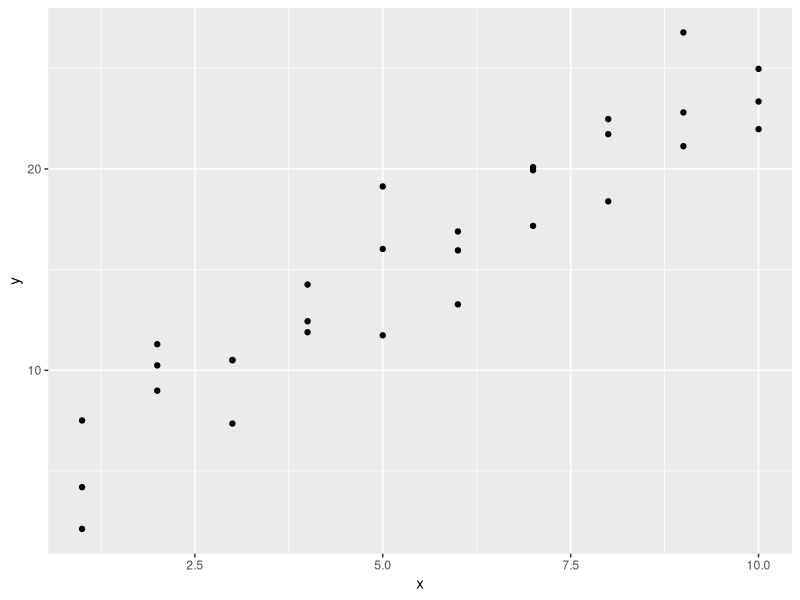
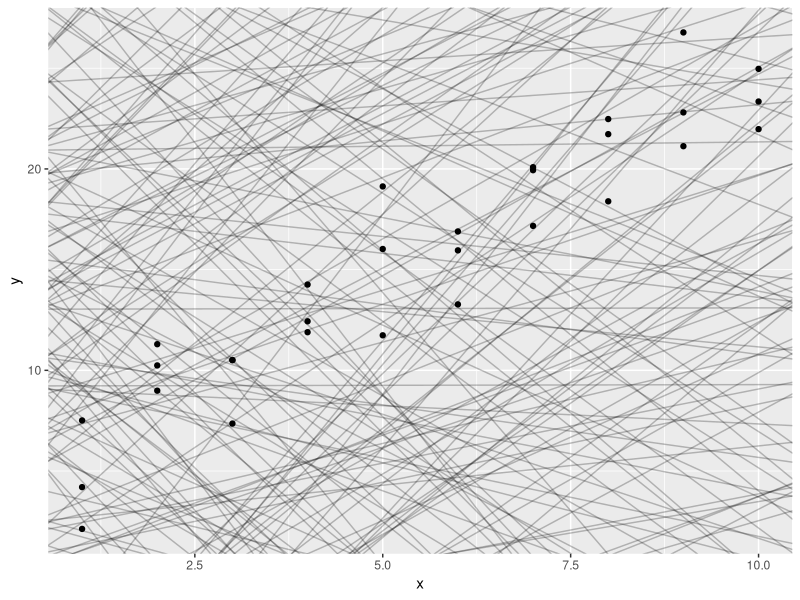
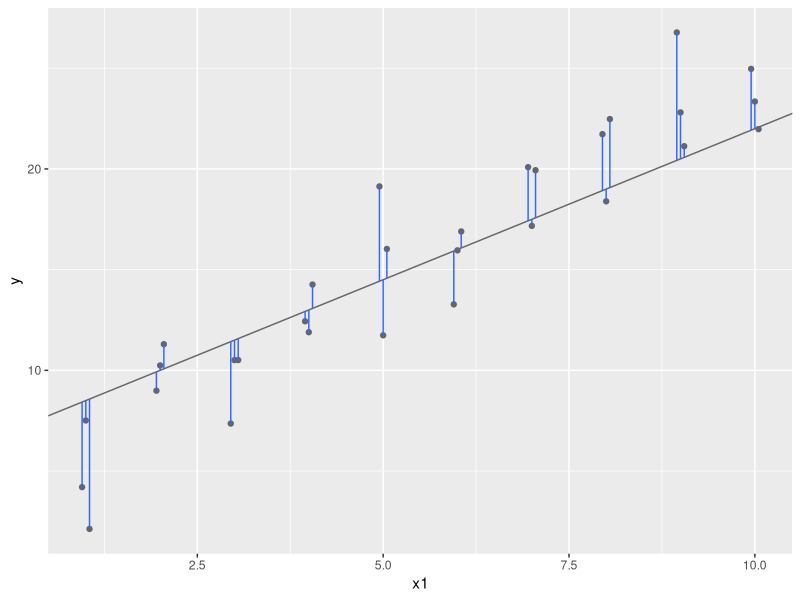
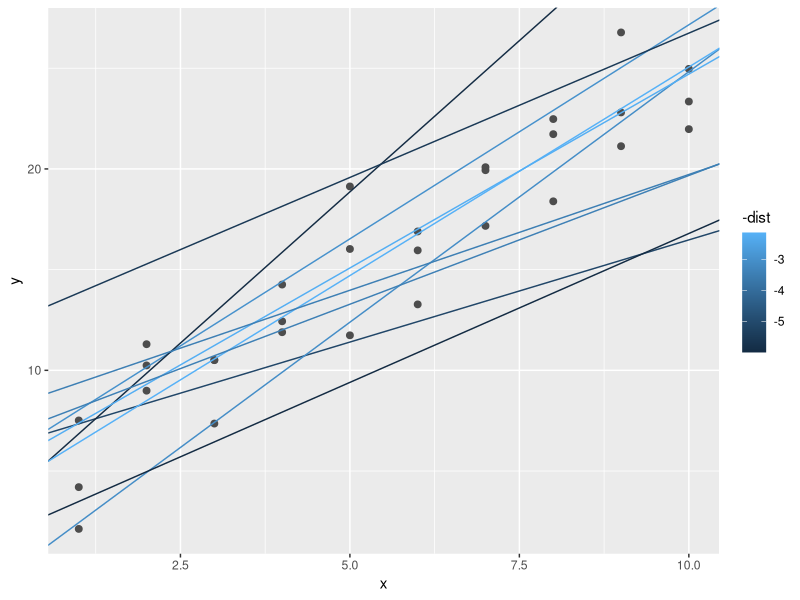
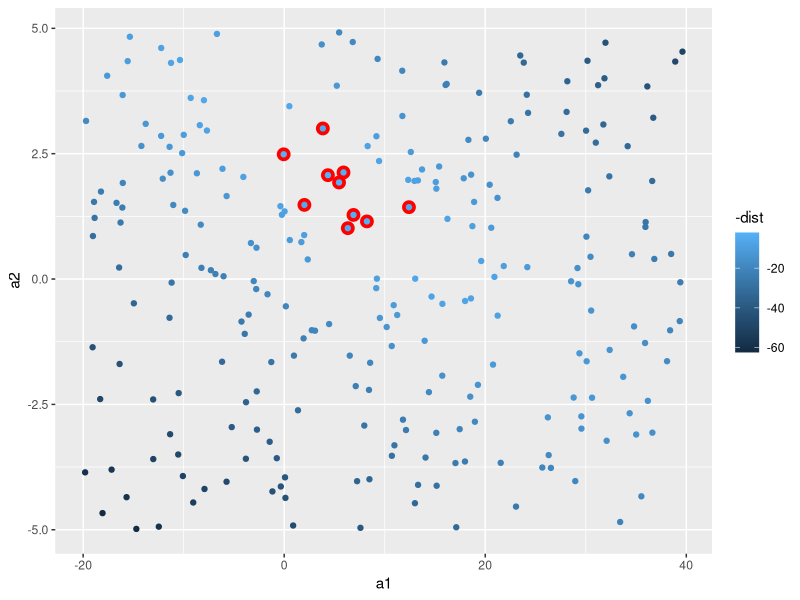
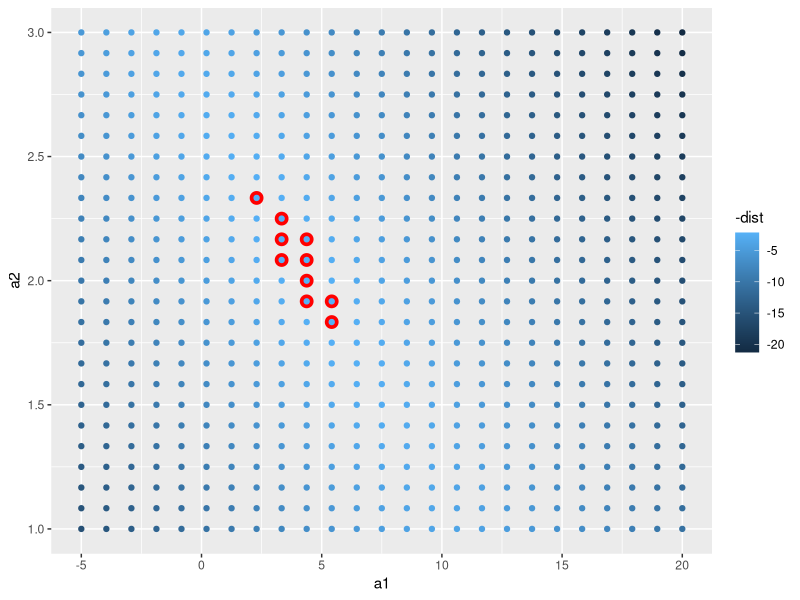
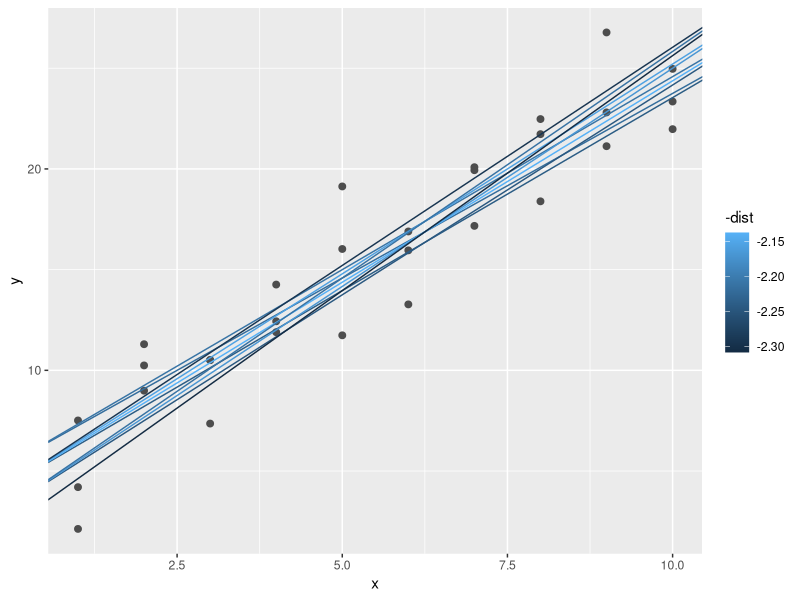
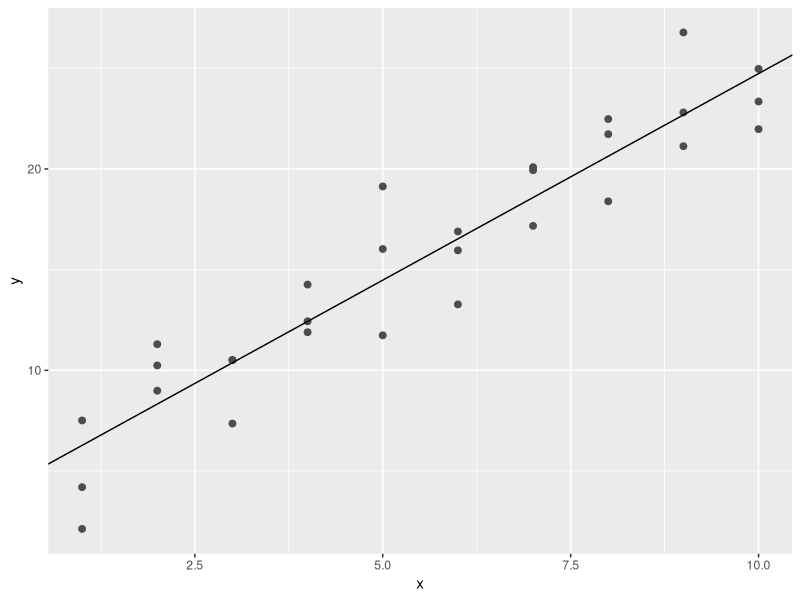

Write the R code that produced these figures, in order. (Note: this script raises an error after producing the figures.)
## ---- chunk 1
library(tidyverse)

library(modelr)
options(na.action = na.warn)
## ---- chunk 2
ggplot(sim1, aes(x, y)) +
  geom_point()
## ---- chunk 3
modelos <- tibble(
  a1 = runif(250, -20, 40),
  a2 = runif(250, -5, 5)
)

ggplot(sim1, aes(x, y)) +
  geom_abline(aes(intercept = a1, slope = a2), data = modelos, alpha = 1 / 4) +
  geom_point()
## ---- chunk 4
dist1 <- sim1 %>%
  mutate(
    dodge = rep(c(-1, 0, 1) / 20, 10),
    x1 = x + dodge,
    pred = 7 + x1 * 1.5
  )

ggplot(dist1, aes(x1, y)) +
  geom_abline(intercept = 7, slope = 1.5, colour = "grey40") +
  geom_point(colour = "grey40") +
  geom_linerange(aes(ymin = y, ymax = pred), colour = "#3366FF")
## ---- chunk 5
model1 <- function(a, data) {
  a[1] + data$x * a[2]
}
model1(c(7, 1.5), sim1)
## ---- chunk 6
measure_distance <- function(mod, data) {
  diff <- data$y - model1(mod, data)
  sqrt(mean(diff^2))
}
measure_distance(c(7, 1.5), sim1)
## ---- chunk 7
sim1_dist <- function(a1, a2) {
  measure_distance(c(a1, a2), sim1)
}

modelos <- modelos %>%
  mutate(dist = purrr::map2_dbl(a1, a2, sim1_dist))
modelos
## ---- chunk 8
ggplot(sim1, aes(x, y)) +
  geom_point(size = 2, colour = "grey30") +
  geom_abline(
    aes(intercept = a1, slope = a2, colour = -dist),
    data = filter(modelos, rank(dist) <= 10)
  )
## ---- chunk 9
ggplot(modelos, aes(a1, a2)) +
  geom_point(data = filter(modelos, rank(dist) <= 10), size = 4, colour = "red") +
  geom_point(aes(colour = -dist))
## ---- chunk 10
grid <- expand.grid(
  a1 = seq(-5, 20, length = 25),
  a2 = seq(1, 3, length = 25)
) %>%
  mutate(dist = purrr::map2_dbl(a1, a2, sim1_dist))

grid %>%
  ggplot(aes(a1, a2)) +
  geom_point(data = filter(grid, rank(dist) <= 10), size = 4, colour = "red") +
  geom_point(aes(colour = -dist))
## ---- chunk 11
ggplot(sim1, aes(x, y)) +
  geom_point(size = 2, colour = "grey30") +
  geom_abline(
    aes(intercept = a1, slope = a2, colour = -dist),
    data = filter(grid, rank(dist) <= 10)
  )
## ---- chunk 12
best <- optim(c(0, 0), measure_distance, data = sim1)
best$par

ggplot(sim1, aes(x, y)) +
  geom_point(size = 2, colour = "grey30") +
  geom_abline(intercept = best$par[1], slope = best$par[2])
## ---- chunk 13
sim1_mod <- lm(y ~ x, data = sim1)
coef(sim1_mod)
## ---- chunk 14
sim1a <- tibble(
  x = rep(1:10, each = 3),
  y = x * 1.5 + 6 + rt(length(x), df = 2)
)
## ---- chunk 15
measure_distance <- function(mod, data) {
  diff <- data$y - model1(mod, data)
  mean(abs(diff))
}
## ---- chunk 16
model1 <- function(a, data) {
  a[1] + data$x * a[2] + a[3]
}
## ---- chunk 17
grid <- sim1 %>%
  data_grid(x)
grid
## ---- chunk 18
grid <- grid %>%
  add_predictions(sim1_mod)
grid
## ---- chunk 19
ggplot(sim1, aes(x)) +
  geom_point(aes(y = y)) +
  geom_line(aes(y = pred), data = grid, colour = "red", size = 1)
## ---- chunk 20
sim1 <- sim1 %>%
  add_residuals(sim1_mod)
sim1
## ---- chunk 21
ggplot(sim1, aes(resid)) +
  geom_freqpoly(binwidth = 0.5)
## ---- chunk 22
ggplot(sim1, aes(x, resid)) +
  geom_ref_line(h = 0) +
  geom_point()
## ---- chunk 23
df <- tribble(
  ~y, ~x1, ~x2,
  4, 2, 5,
  5, 1, 6
)
model_matrix(df, y ~ x1)
## ---- chunk 24
model_matrix(df, y ~ x1 - 1)
## ---- chunk 25
model_matrix(df, y ~ x1 + x2)
## ---- chunk 26
df <- tribble(
  ~sex, ~response,
  "male", 1,
  "female", 2,
  "male", 1
)
model_matrix(df, response ~ sex)
## ---- chunk 27
ggplot(sim2) +
  geom_point(aes(x, y))
## ---- chunk 28
mod2 <- lm(y ~ x, data = sim2)

grid <- sim2 %>%
  data_grid(x) %>%
  add_predictions(mod2)
grid
## ---- chunk 29
ggplot(sim2, aes(x)) +
  geom_point(aes(y = y)) +
  geom_point(data = grid, aes(y = pred), colour = "red", size = 4)
## ---- chunk 30
tibble(x = "e") %>%
  add_predictions(mod2)
## ---- chunk 31
ggplot(sim3, aes(x1, y)) +
  geom_point(aes(colour = x2))
## ---- chunk 32
mod1 <- lm(y ~ x1 + x2, data = sim3)
mod2 <- lm(y ~ x1 * x2, data = sim3)
## ---- chunk 33
grid <- sim3 %>%
  data_grid(x1, x2) %>%
  gather_predictions(mod1, mod2)
grid
## ---- chunk 34
ggplot(sim3, aes(x1, y, colour = x2)) +
  geom_point() +
  geom_line(data = grid, aes(y = pred)) +
  facet_wrap(~model)
## ---- chunk 35
sim3 <- sim3 %>%
  gather_residuals(mod1, mod2)

ggplot(sim3, aes(x1, resid, colour = x2)) +
  geom_point() +
  facet_grid(model ~ x2)
## ---- chunk 36
mod1 <- lm(y ~ x1 + x2, data = sim4)
mod2 <- lm(y ~ x1 * x2, data = sim4)

grid <- sim4 %>%
  data_grid(
    x1 = seq_range(x1, 5),
    x2 = seq_range(x2, 5)
  ) %>%
  gather_predictions(mod1, mod2)
grid
## ---- chunk 37
seq_range(c(0.0123, 0.923423), n = 5)
seq_range(c(0.0123, 0.923423), n = 5, pretty = TRUE)
## ---- chunk 38
x1 <- rcauchy(100)
seq_range(x1, n = 5)
seq_range(x1, n = 5, trim = 0.10)
seq_range(x1, n = 5, trim = 0.25)
seq_range(x1, n = 5, trim = 0.50)
## ---- chunk 39
x2 <- c(0, 1)
seq_range(x2, n = 5)
seq_range(x2, n = 5, expand = 0.10)
seq_range(x2, n = 5, expand = 0.25)
seq_range(x2, n = 5, expand = 0.50)
## ---- chunk 40
ggplot(grid, aes(x1, x2)) +
  geom_tile(aes(fill = pred)) +
  facet_wrap(~model)
## ---- chunk 41
ggplot(grid, aes(x1, pred, colour = x2, group = x2)) +
  geom_line() +
  facet_wrap(~model)
ggplot(grid, aes(x2, pred, colour = x1, group = x1)) +
  geom_line() +
  facet_wrap(~model)
## ---- chunk 42
df <- tribble(
  ~y, ~x,
  1, 1,
  2, 2,
  3, 3
)
model_matrix(df, y ~ x^2 + x)
model_matrix(df, y ~ I(x^2) + x)
## ---- chunk 43
model_matrix(df, y ~ poly(x, 2))
## ---- chunk 44
library(splines)
model_matrix(df, y ~ ns(x, 2))
## ---- chunk 45
sim5 <- tibble(
  x = seq(0, 3.5 * pi, length = 50),
  y = 4 * sin(x) + rnorm(length(x))
)

ggplot(sim5, aes(x, y)) +
  geom_point()
## ---- chunk 46
mod1 <- lm(y ~ splines::ns(x, 1), data = sim5)
mod2 <- lm(y ~ splines::ns(x, 2), data = sim5)
mod3 <- lm(y ~ splines::ns(x, 3), data = sim5)
mod4 <- lm(y ~ splines::ns(x, 4), data = sim5)
mod5 <- lm(y ~ splines::ns(x, 5), data = sim5)

grid <- sim5 %>%
  data_grid(x = seq_range(x, n = 50, expand = 0.1)) %>%
  gather_predictions(mod1, mod2, mod3, mod4, mod5, .pred = "y")

ggplot(sim5, aes(x, y)) +
  geom_point() +
  geom_line(data = grid, colour = "red") +
  facet_wrap(~model)
## ---- chunk 47
df <- tribble(
  ~x, ~y,
  1, 2.2,
  2, NA,
  3, 3.5,
  4, 8.3,
  NA, 10
)

mod <- lm(y ~ x, data = df)
## ---- chunk 48
mod <- lm(y ~ x, data = df, na.action = na.exclude)
## ---- chunk 49
nobs(mod)
